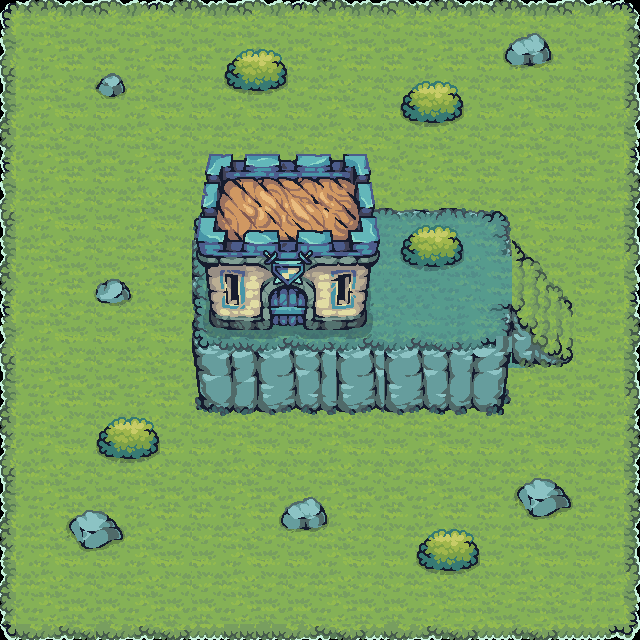

A level layout from a 2D game, rendered from its tile map. Below: a short description, then the map file with tile-grid data replaced by summaries:
An orthogonal 40x40 tile map with 16x16 px tiles, 4 tile layers (Ground, platform, Castle, Decors), 1 hidden layer not drawn, 5 tilesets.

<map version="1.10" tiledversion="1.11.2" orientation="orthogonal" renderorder="right-down" width="40" height="40" tilewidth="16" tileheight="16" infinite="0" nextlayerid="7" nextobjectid="1">
 <tileset firstgid="1" source="groundFinalColor.tsx" />
 <tileset firstgid="865" source="ground1.tsx" />
 <tileset firstgid="1729" source="buildings.tsx" />
 <tileset firstgid="1731" source="decor.tsx" />
 <tileset firstgid="1735" source="Bushe1.tsx" />
 <layer id="1" name="Ground" width="40" height="40" locked="1">
  <data>[1600 cells, 1600 non-empty, 67 distinct tile ids]</data>
 </layer>
 <layer id="6" name="collision" width="40" height="40" visible="0" locked="1">
  <data>[1600 cells, 189 non-empty, 2 distinct tile ids]</data>
 </layer>
 <layer id="2" name="platform" width="40" height="40" locked="1">
  <data>[1600 cells, 292 non-empty, 211 distinct tile ids]</data>
 </layer>
 <layer id="4" name="Castle" width="40" height="40" locked="1">
  <data>[1600 cells, 1 non-empty, 1 distinct tile ids]</data>
 </layer>
 <layer id="5" name="Decors" width="40" height="40" locked="1">
  <data>[1600 cells, 66 non-empty, 28 distinct tile ids]</data>
 </layer>
</map>
